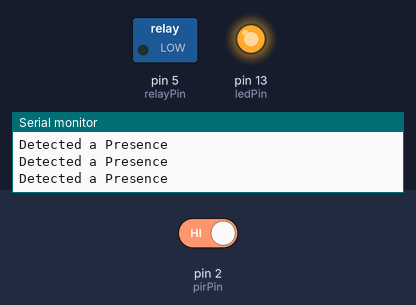
Bench run of a sketch on a simulated Arduino Uno, built with avr-gcc and run on an emulated ATmega328P. On the bench: switched loads named in the sketch (green lamp = pin HIGH), output pins drawn as LEDs (lit = HIGH), the last lines printed to the serial monitor. The inputs (shaded band) are chosen by the test bench; at power-on: pin 2 (pirPin) HIGH.

Above: at 10.8 s.
10.9 s: pin 2 (pirPin) driven LOW
At 16.3 s:
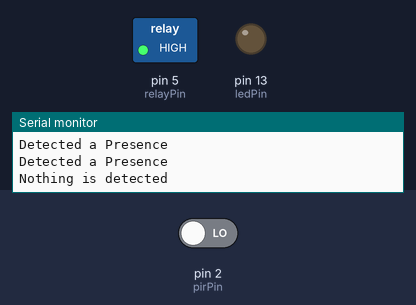
16.9 s: pin 2 (pirPin) driven HIGH
At 21.4 s:
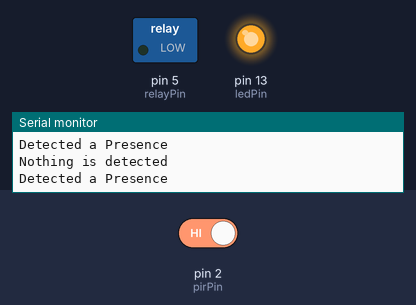
Timing chart, 0 to 22.9 s (numbered marks = the images above; inputs shaded):
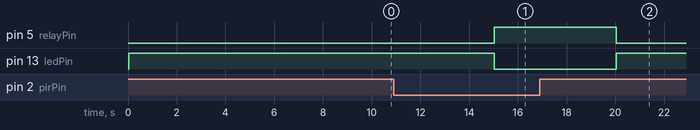

Measured:
- after the input at 10.9 s, pin 5 (relayPin): LOW → HIGH after 4.1 s; pin 13 (ledPin): HIGH → LOW after 4.1 s
- after the input at 16.9 s, pin 5 (relayPin): HIGH → LOW after 3.1 s; pin 13 (ledPin): LOW → HIGH after 3.1 s

The sketch:

Relay-PIRTest.ino
```cpp
#define pirPin 2
#define relayPin 5
const int ledPin  =  13;

void setup() {
  // put your setup code here, to run once:
  Serial.begin(9600);
  Serial.println("Relay-PIR Motion Detection Test");
  Serial.println("with Arduino UNO R3 by Glanz and Freya");
  pinMode(ledPin, OUTPUT);
  pinMode(pirPin, INPUT);
  pinMode(relayPin, OUTPUT);
}
void loop() {
  bool state_pir = digitalRead(pirPin);

  if (state_pir == 0){
  Serial.println("Nothing is detected");
  digitalWrite(relayPin, HIGH);
  digitalWrite(ledPin, LOW);
  }
  else {
  Serial.println("Detected a Presence");
  digitalWrite(relayPin, LOW);
  digitalWrite(ledPin, HIGH);
  }
  delay(5000);
}
```
